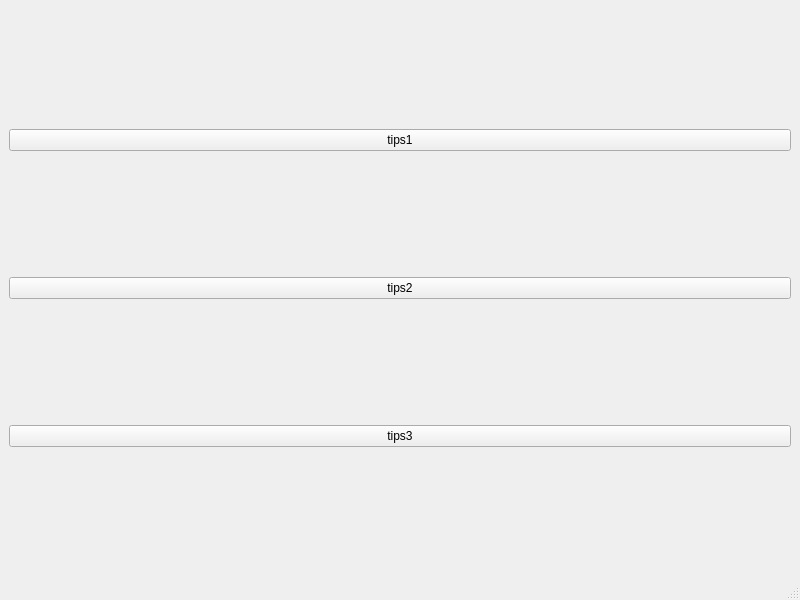
<?xml version="1.0" encoding="UTF-8"?>
<ui version="4.0">
 <class>MainWindow</class>
 <widget class="QMainWindow" name="MainWindow">
  <property name="geometry">
   <rect>
    <x>0</x>
    <y>0</y>
    <width>800</width>
    <height>600</height>
   </rect>
  </property>
  <property name="windowTitle">
   <string>MainWindow</string>
  </property>
  <widget class="QWidget" name="centralwidget">
   <layout class="QVBoxLayout" name="verticalLayout">
    <item>
     <widget class="QPushButton" name="pushButton">
      <property name="text">
       <string>tips1</string>
      </property>
     </widget>
    </item>
    <item>
     <widget class="QPushButton" name="pushButton_2">
      <property name="text">
       <string>tips2</string>
      </property>
     </widget>
    </item>
    <item>
     <widget class="QPushButton" name="pushButton_3">
      <property name="text">
       <string>tips3</string>
      </property>
     </widget>
    </item>
   </layout>
  </widget>
  <widget class="QMenuBar" name="menubar">
   <property name="geometry">
    <rect>
     <x>0</x>
     <y>0</y>
     <width>800</width>
     <height>17</height>
    </rect>
   </property>
  </widget>
  <widget class="QStatusBar" name="statusbar"/>
 </widget>
 <resources/>
 <connections/>
</ui>
